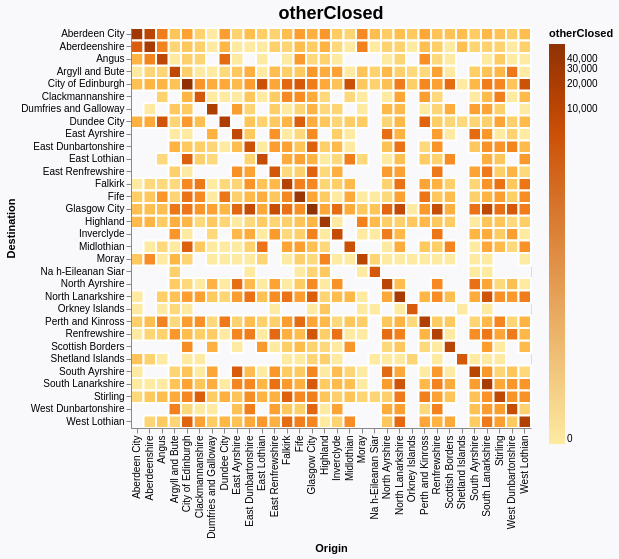

The Vega-Lite source for this figure:
### Vega-Lite specification from a JSON file in a GitHub repository (floating-point values rounded to 4 significant figures; data arrays with more than 128 entries replaced by an {"elided": "..."} marker saying what was removed)
{"$schema": "https://vega.github.io/schema/vega-lite/v5.json", "config": {"view": {}}, "background": "#f9f9fc", "title": {"text": "otherClosed", "fontSize": 18}, "width": 400, "height": 400, "data": {"values": {"elided": "802 records"}}, "transform": [{"lookup": "source", "from": {"data": {"values": [{"lad17cd": "S12000005", "lad17nm": "Clackmannanshire", "cx": "291538", "cy": "695953"}, {"lad17cd": "S12000008", "lad17nm": "East Ayrshire", "cx": "253876", "cy": "624467"}, {"lad17cd": "S12000010", "lad17nm": "East Lothian", "cx": "354574", "cy": "671565"}, {"lad17cd": "S12000011", "lad17nm": "East Renfrewshire", "cx": "251243", "cy": "653894"}, {"lad17cd": "S12000013", "lad17nm": "Na h-Eileanan Siar", "cx": "126079", "cy": "925104"}, {"lad17cd": "S12000014", "lad17nm": "Falkirk", "cx": "287614", "cy": "679220"}, {"lad17cd": "S12000006", "lad17nm": "Dumfries and Galloway", "cx": "274463", "cy": "577773"}, {"lad17cd": "S12000015", "lad17nm": "Fife", "cx": "330459", "cy": "705129"}, {"lad17cd": "S12000017", "lad17nm": "Highland", "cx": "241140", "cy": "858171"}, {"lad17cd": "S12000018", "lad17nm": "Inverclyde", "cx": "228525", "cy": "670749"}, {"lad17cd": "S12000019", "lad17nm": "Midlothian", "cx": "329748", "cy": "661150"}, {"lad17cd": "S12000020", "lad17nm": "Moray", "cx": "323513", "cy": "844187"}, {"lad17cd": "S12000021", "lad17nm": "North Ayrshire", "cx": "229194", "cy": "651054"}, {"lad17cd": "S12000023", "lad17nm": "Orkney Islands", "cx": "336664", "cy": "1013618"}, {"lad17cd": "S12000024", "lad17nm": "Perth and Kinross", "cx": "287512", "cy": "743022"}, {"lad17cd": "S12000040", "lad17nm": "West Lothian", "cx": "301455", "cy": "667064"}, {"lad17cd": "S12000026", "lad17nm": "Scottish Borders", "cx": "349818", "cy": "631748"}, {"lad17cd": "S12000027", "lad17nm": "Shetland Islands", "cx": "436220", "cy": "1158484"}, {"lad17cd": "S12000028", "lad17nm": "South Ayrshire", "cx": "229826", "cy": "601763"}, {"lad17cd": "S12000038", "lad17nm": "Renfrewshire", "cx": "240948", "cy": "664304"}, {"lad17cd": "S12000039", "lad17nm": "West Dunbartonshire", "cx": "243650", "cy": "680064"}, {"lad17cd": "S12000029", "lad17nm": "South Lanarkshire", "cx": "285631", "cy": "637701"}, {"lad17cd": "S12000030", "lad17nm": "Stirling", "cx": "255534", "cy": "707548"}, {"lad17cd": "S12000033", "lad17nm": "Aberdeen City", "cx": "389618", "cy": "807854"}, {"lad17cd": "S12000034", "lad17nm": "Aberdeenshire", "cx": "361564", "cy": "817234"}, {"lad17cd": "S12000035", "lad17nm": "Argyll and Bute", "cx": "199951", "cy": "692400"}, {"lad17cd": "S12000036", "lad17nm": "City of Edinburgh", "cx": "319752", "cy": "670857"}, {"lad17cd": "S12000041", "lad17nm": "Angus", "cx": "343195", "cy": "759046"}, {"lad17cd": "S12000042", "lad17nm": "Dundee City", "cx": "340844", "cy": "732132"}, {"lad17cd": "S12000044", "lad17nm": "North Lanarkshire", "cx": "277459", "cy": "666649"}, {"lad17cd": "S12000045", "lad17nm": "East Dunbartonshire", "cx": "260184", "cy": "675970"}, {"lad17cd": "S12000046", "lad17nm": "Glasgow City", "cx": "259332", "cy": "667323"}]}, "key": "lad17cd", "fields": ["lad17nm"]}, "as": ["srcName"]}, {"lookup": "dest", "from": {"data": {"values": [{"lad17cd": "S12000005", "lad17nm": "Clackmannanshire", "cx": "291538", "cy": "695953"}, {"lad17cd": "S12000008", "lad17nm": "East Ayrshire", "cx": "253876", "cy": "624467"}, {"lad17cd": "S12000010", "lad17nm": "East Lothian", "cx": "354574", "cy": "671565"}, {"lad17cd": "S12000011", "lad17nm": "East Renfrewshire", "cx": "251243", "cy": "653894"}, {"lad17cd": "S12000013", "lad17nm": "Na h-Eileanan Siar", "cx": "126079", "cy": "925104"}, {"lad17cd": "S12000014", "lad17nm": "Falkirk", "cx": "287614", "cy": "679220"}, {"lad17cd": "S12000006", "lad17nm": "Dumfries and Galloway", "cx": "274463", "cy": "577773"}, {"lad17cd": "S12000015", "lad17nm": "Fife", "cx": "330459", "cy": "705129"}, {"lad17cd": "S12000017", "lad17nm": "Highland", "cx": "241140", "cy": "858171"}, {"lad17cd": "S12000018", "lad17nm": "Inverclyde", "cx": "228525", "cy": "670749"}, {"lad17cd": "S12000019", "lad17nm": "Midlothian", "cx": "329748", "cy": "661150"}, {"lad17cd": "S12000020", "lad17nm": "Moray", "cx": "323513", "cy": "844187"}, {"lad17cd": "S12000021", "lad17nm": "North Ayrshire", "cx": "229194", "cy": "651054"}, {"lad17cd": "S12000023", "lad17nm": "Orkney Islands", "cx": "336664", "cy": "1013618"}, {"lad17cd": "S12000024", "lad17nm": "Perth and Kinross", "cx": "287512", "cy": "743022"}, {"lad17cd": "S12000040", "lad17nm": "West Lothian", "cx": "301455", "cy": "667064"}, {"lad17cd": "S12000026", "lad17nm": "Scottish Borders", "cx": "349818", "cy": "631748"}, {"lad17cd": "S12000027", "lad17nm": "Shetland Islands", "cx": "436220", "cy": "1158484"}, {"lad17cd": "S12000028", "lad17nm": "South Ayrshire", "cx": "229826", "cy": "601763"}, {"lad17cd": "S12000038", "lad17nm": "Renfrewshire", "cx": "240948", "cy": "664304"}, {"lad17cd": "S12000039", "lad17nm": "West Dunbartonshire", "cx": "243650", "cy": "680064"}, {"lad17cd": "S12000029", "lad17nm": "South Lanarkshire", "cx": "285631", "cy": "637701"}, {"lad17cd": "S12000030", "lad17nm": "Stirling", "cx": "255534", "cy": "707548"}, {"lad17cd": "S12000033", "lad17nm": "Aberdeen City", "cx": "389618", "cy": "807854"}, {"lad17cd": "S12000034", "lad17nm": "Aberdeenshire", "cx": "361564", "cy": "817234"}, {"lad17cd": "S12000035", "lad17nm": "Argyll and Bute", "cx": "199951", "cy": "692400"}, {"lad17cd": "S12000036", "lad17nm": "City of Edinburgh", "cx": "319752", "cy": "670857"}, {"lad17cd": "S12000041", "lad17nm": "Angus", "cx": "343195", "cy": "759046"}, {"lad17cd": "S12000042", "lad17nm": "Dundee City", "cx": "340844", "cy": "732132"}, {"lad17cd": "S12000044", "lad17nm": "North Lanarkshire", "cx": "277459", "cy": "666649"}, {"lad17cd": "S12000045", "lad17nm": "East Dunbartonshire", "cx": "260184", "cy": "675970"}, {"lad17cd": "S12000046", "lad17nm": "Glasgow City", "cx": "259332", "cy": "667323"}]}, "key": "lad17cd", "fields": ["lad17nm"]}, "as": ["dstName"]}], "encoding": {"x": {"field": "srcName", "type": "ordinal", "title": "Origin"}, "y": {"field": "dstName", "type": "ordinal", "title": "Destination"}, "color": {"field": "otherClosed", "type": "quantitative", "scale": {"type": "symlog", "domain": [0, 60000], "scheme": "yelloworangebrown"}, "legend": {"tickCount": 5, "gradientLength": 400}}, "tooltip": [{"field": "srcName", "type": "nominal", "title": "origin"}, {"field": "dstName", "type": "nominal", "title": "destination"}, {"field": "otherClosed", "type": "nominal"}]}, "mark": {"type": "rect", "stroke": "white", "strokeWidth": 2}}
